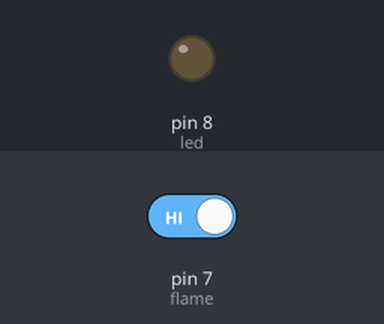
Simulated run of this sketch. Board: Arduino Uno, built with avr-gcc and run on an emulated ATmega328P. On the bench: output pins drawn as LEDs (lit = HIGH). Inputs (shaded band) come from the test bench; at power-on: pin 7 (flame) HIGH.

Above: at 1.2 s.
1.3 s: pin 7 (flame) driven LOW
At 2.1 s:
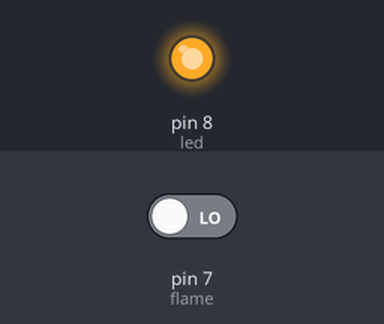
2.8 s: pin 7 (flame) driven HIGH
At 3.3 s:
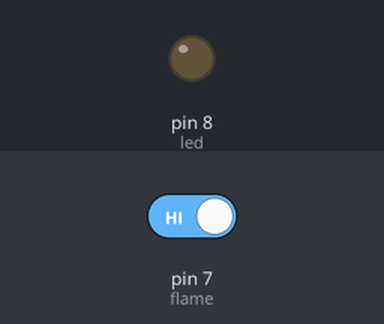
Timing chart, 0 to 5.8 s (numbered marks = the images above; inputs shaded):
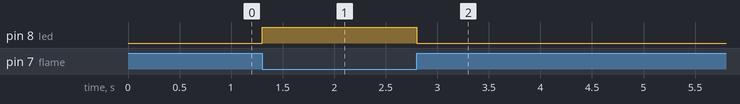

The sketch:

hcbf.ino
```cpp
#define flame 7
#define led 8
int reading;
void setup() {
pinMode(led,OUTPUT);
pinMode(flame,INPUT);
}

void loop() {
  reading=digitalRead(flame);
  if (reading==0){
    digitalWrite(led,HIGH);
  }
else{
digitalWrite(led,LOW);
}
}
```

Measured:
- after the input at 1.3 s, pin 8 (led): LOW → HIGH at once
- after the input at 2.8 s, pin 8 (led): HIGH → LOW at once
